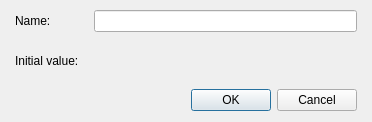
<?xml version="1.0" encoding="UTF-8"?>
<ui version="4.0">
 <class>DialogSystemProperty</class>
 <widget class="QDialog" name="DialogSystemProperty">
  <property name="geometry">
   <rect>
    <x>0</x>
    <y>0</y>
    <width>372</width>
    <height>122</height>
   </rect>
  </property>
  <property name="windowTitle">
   <string>Set property...</string>
  </property>
  <layout class="QGridLayout" name="gridLayout_2">
   <property name="leftMargin">
    <number>15</number>
   </property>
   <property name="topMargin">
    <number>10</number>
   </property>
   <property name="rightMargin">
    <number>15</number>
   </property>
   <property name="bottomMargin">
    <number>10</number>
   </property>
   <item row="0" column="0">
    <layout class="QVBoxLayout" name="verticalLayout">
     <property name="spacing">
      <number>15</number>
     </property>
     <item>
      <layout class="QGridLayout" name="gridLayout">
       <item row="0" column="0">
        <widget class="QLabel" name="label">
         <property name="text">
          <string>Name:</string>
         </property>
        </widget>
       </item>
       <item row="0" column="1">
        <widget class="QLineEdit" name="lineEditName"/>
       </item>
       <item row="1" column="0">
        <widget class="QLabel" name="label_2">
         <property name="text">
          <string>Initial value:</string>
         </property>
        </widget>
       </item>
       <item row="1" column="1">
        <widget class="PanelPrimitiveValue" name="panelPrimitiveValueInitial" native="true">
         <property name="minimumSize">
          <size>
           <width>250</width>
           <height>27</height>
          </size>
         </property>
         <property name="maximumSize">
          <size>
           <width>250</width>
           <height>27</height>
          </size>
         </property>
        </widget>
       </item>
      </layout>
     </item>
     <item>
      <widget class="QDialogButtonBox" name="buttonBox">
       <property name="orientation">
        <enum>Qt::Horizontal</enum>
       </property>
       <property name="standardButtons">
        <set>QDialogButtonBox::Cancel|QDialogButtonBox::Ok</set>
       </property>
      </widget>
     </item>
    </layout>
   </item>
  </layout>
 </widget>
 <customwidgets>
  <customwidget>
   <class>PanelPrimitiveValue</class>
   <extends>QWidget</extends>
   <header>panelprimitivevalue.h</header>
   <container>1</container>
  </customwidget>
 </customwidgets>
 <resources/>
 <connections>
  <connection>
   <sender>buttonBox</sender>
   <signal>accepted()</signal>
   <receiver>DialogSystemProperty</receiver>
   <slot>accept()</slot>
   <hints>
    <hint type="sourcelabel">
     <x>248</x>
     <y>254</y>
    </hint>
    <hint type="destinationlabel">
     <x>157</x>
     <y>274</y>
    </hint>
   </hints>
  </connection>
  <connection>
   <sender>buttonBox</sender>
   <signal>rejected()</signal>
   <receiver>DialogSystemProperty</receiver>
   <slot>reject()</slot>
   <hints>
    <hint type="sourcelabel">
     <x>316</x>
     <y>260</y>
    </hint>
    <hint type="destinationlabel">
     <x>286</x>
     <y>274</y>
    </hint>
   </hints>
  </connection>
 </connections>
</ui>
